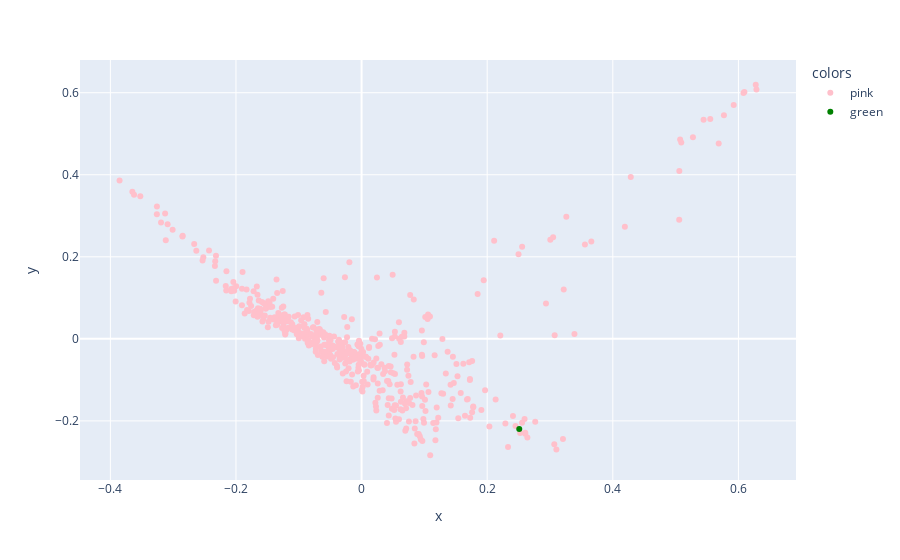

The notebook cell this image was saved under:
### Code cell
fig = px.scatter(X_final,
                 x='x',
                 y='y',
                 color="colors",
                 color_discrete_map = {color_database: color_database,
                                      color_query: color_query},
                 hover_name='title',
#                  hover_data=X_final.columns
                )
fig.show()

### Figure 1 — Plotly figure (JSON) as saved in the notebook; plotly's stock layout.template omitted (floating-point values rounded to 4 significant figures; data arrays with more than 128 entries replaced by an {"elided": "..."} marker saying what was removed)
{"data": [{"hoverlabel": {"namelength": 0}, "hovertemplate": "<b>%{hovertext}</b><br><br>colors=pink<br>x=%{x}<br>y=%{y}", "hovertext": {"elided": "500 str values"}, "legendgroup": "pink", "marker": {"color": "pink", "symbol": "circle"}, "mode": "markers", "name": "pink", "showlegend": true, "type": "scatter", "x": {"elided": "500 float values"}, "xaxis": "x", "y": {"elided": "500 float values"}, "yaxis": "y"}, {"hoverlabel": {"namelength": 0}, "hovertemplate": "<b>%{hovertext}</b><br><br>colors=green<br>x=%{x}<br>y=%{y}", "hovertext": ["QUERY"], "legendgroup": "green", "marker": {"color": "green", "symbol": "circle"}, "mode": "markers", "name": "green", "showlegend": true, "type": "scatter", "x": [0.251], "xaxis": "x", "y": [-0.2195], "yaxis": "y"}], "layout": {"legend": {"title": {"text": "colors"}, "tracegroupgap": 0}, "margin": {"t": 60}, "xaxis": {"anchor": "y", "domain": [0, 1], "title": {"text": "x"}}, "yaxis": {"anchor": "x", "domain": [0, 1], "title": {"text": "y"}}}}
